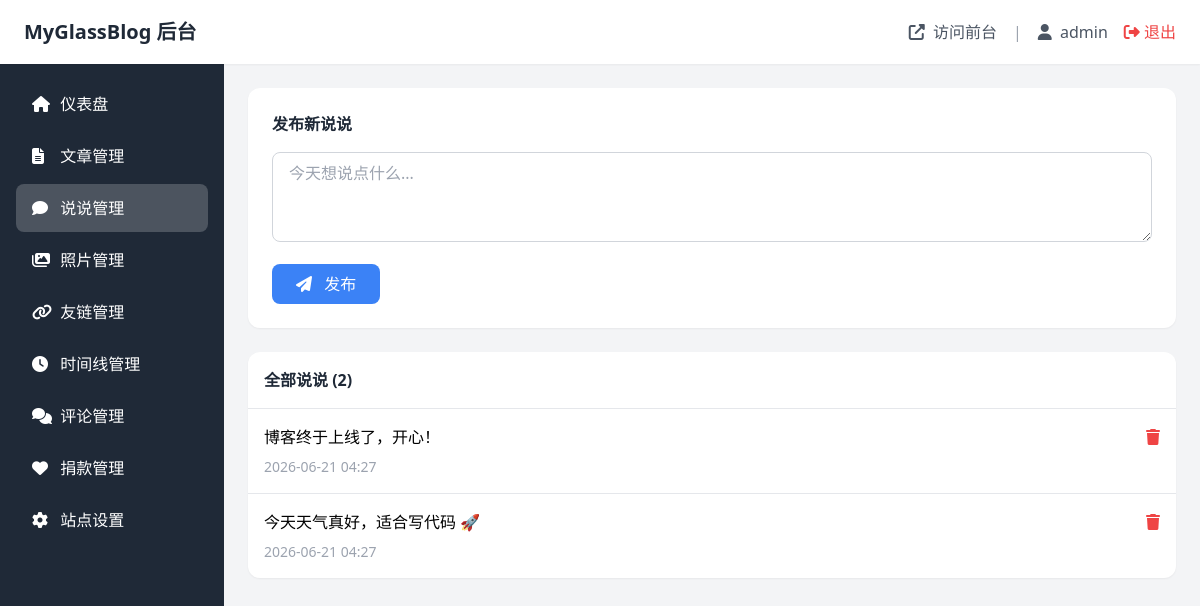
Page /admin/chatters.php (signed in) on the committed database.
### tables this page shows
CREATE TABLE `chatters` (
  `id` int(11) UNSIGNED NOT NULL AUTO_INCREMENT,
  `content` text NOT NULL COMMENT '内容',
  `images` varchar(2000) NOT NULL DEFAULT '' COMMENT '图片URL（JSON数组）',
  `created_at` timestamp NOT NULL DEFAULT CURRENT_TIMESTAMP,
  PRIMARY KEY (`id`),
  KEY `idx_created` (`created_at`)
);

### includes/Database.php (called while the page is built, shortened)
<?php
class Database {
    private static $instance = null;
    private $pdo;
    private function __construct() {
        $config = require __DIR__ . '/config.php';
        $dsn = sprintf(
            'mysql:host=%s;port=%d;dbname=%s;charset=%s',
            $config['db_host'],
            $config['db_port'],
            $config['db_name'],
            $config['db_charset']
        );
        $options = [
            PDO::ATTR_ERRMODE => PDO::ERRMODE_EXCEPTION,
            PDO::ATTR_DEFAULT_FETCH_MODE => PDO::FETCH_ASSOC,
            PDO::ATTR_EMULATE_PREPARES => false,
        ];
        try {
            $this->pdo = new PDO($dsn, $config['db_user'], $config['db_pass'], $options);
        } catch (PDOException $e) {
            if ($config['debug']) {
                die('数据库连接失败: ' . $e->getMessage());
            }
            die('数据库连接失败，请检查配置文件');
        }
    }
    public static function getInstance() {
        if (self::$instance === null) {
            self::$instance = new self();
        }
        return self::$instance;
    }
    public function query($sql, $params = []) {
        $stmt = $this->pdo->prepare($sql);
        $stmt->execute($params);
        return $stmt->fetchAll();
    }
    public function queryValue($sql, $params = []) {
        $stmt = $this->pdo->prepare($sql);
        $stmt->execute($params);
        return $stmt->fetchColumn();
    }
}

### includes/Chatter.php (called while the page is built, shortened)
<?php
class Chatter {
    private $db;
    public function __construct() {
        $this->db = Database::getInstance();
    }
    public function getList($page = 1, $perPage = 20) {
        $offset = ($page - 1) * $perPage;
        $sql = "SELECT * FROM chatters ORDER BY created_at DESC LIMIT ?, ?";
        return $this->db->query($sql, [$offset, $perPage]);
    }
    public function getCount() {
        return $this->db->queryValue("SELECT COUNT(*) FROM chatters");
    }
}

### config.php (called while the page is built)
<?php
return [
    'db_host' => 'localhost',
    'db_port' => 3306,
    'db_name' => 'myglassblog',
    'db_user' => 'root',
    'db_pass' => '',
    'db_charset' => 'utf8mb4',
    'site_url' => '',
    'upload_dir' => 'uploads',
    'debug' => false,
    'posts_per_page' => 10,
    'chatters_per_page' => 20,
    'photos_per_page' => 30,
];

### includes/functions.php (called while the page is built, shortened)
<?php
require_once __DIR__ . '/Database.php';
require_once __DIR__ . '/Chatter.php';
function site_url($path = '') {
    $config = require __DIR__ . '/../config.php';
    $baseUrl = $config['site_url'];
    if (empty($baseUrl)) {
        $protocol = isset($_SERVER['HTTPS']) && $_SERVER['HTTPS'] === 'on' ? 'https' : 'http';
        $baseUrl = $protocol . '://' . $_SERVER['HTTP_HOST'];
    }
    return rtrim($baseUrl, '/') . '/' . ltrim($path, '/');
}
function format_time($datetime, $format = 'Y-m-d H:i') {
    return date($format, strtotime($datetime));
}
function e($text) {
    return htmlspecialchars($text, ENT_QUOTES, 'UTF-8');
}

### admin/chatters.php (the view, shortened to what this page needs)
<?php
require_once 'common.php';
$chatterModel = new Chatter();
$page = isset($_GET['page']) ? max(1, intval($_GET['page'])) : 1;
$chatters = $chatterModel->getList($page, 20);
$total = $chatterModel->getCount();
?>
<div class="bg-white rounded-xl shadow-sm p-6 mb-6">
    <h2 class="font-bold text-gray-800 mb-4">发布新说说</h2>
    <form method="POST">
        <textarea name="content" rows="3" required
                  class="w-full px-4 py-2 border border-gray-300 rounded-lg focus:outline-none focus:ring-2 focus:ring-blue-500 mb-4"
                  placeholder="今天想说点什么..."></textarea>
        <button type="submit" name="create" class="px-6 py-2 bg-blue-500 text-white rounded-lg hover:bg-blue-600">
            <i class="fas fa-paper-plane mr-2"></i> 发布
        </button>
    </form>
</div>
<div class="bg-white rounded-xl shadow-sm">
    <div class="p-4 border-b">
        <h2 class="font-bold text-gray-800">全部说说 (<?= $total ?>)</h2>
    </div>
    <div class="divide-y">
        <?php if (empty($chatters)): ?>
            <p class="text-center text-gray-500 py-8">暂无说说</p>
        <?php else: ?>
            <?php foreach ($chatters as $chatter): ?>
                <div class="p-4 flex items-start justify-between">
                    <div class="flex-1">
                        <p class="whitespace-pre-wrap"><?= e($chatter['content']) ?></p>
                        <p class="text-sm text-gray-400 mt-2"><?= format_time($chatter['created_at']) ?></p>
                    </div>
                    <form method="POST" onsubmit="return confirm('确定删除？')">
                        <button type="submit" name="delete" value="<?= $chatter['id'] ?>"
                                class="text-red-500 hover:text-red-600 ml-4">
                            <i class="fas fa-trash"></i>
                        </button>
                    </form>
                </div>
            <?php endforeach; ?>
        <?php endif; ?>
    </div>
</div>

### rows in the picture
chatters: content "博客终于上线了，开心！", created_at "2026-06-21 04:27", $chatter['id'] 2 (drawn)
chatters: content "今天天气真好，适合写代码 🚀", created_at "2026-06-21 04:27", $chatter['id'] 1 (drawn)

### other values in the picture
$currentUser "admin"
$total "2"
